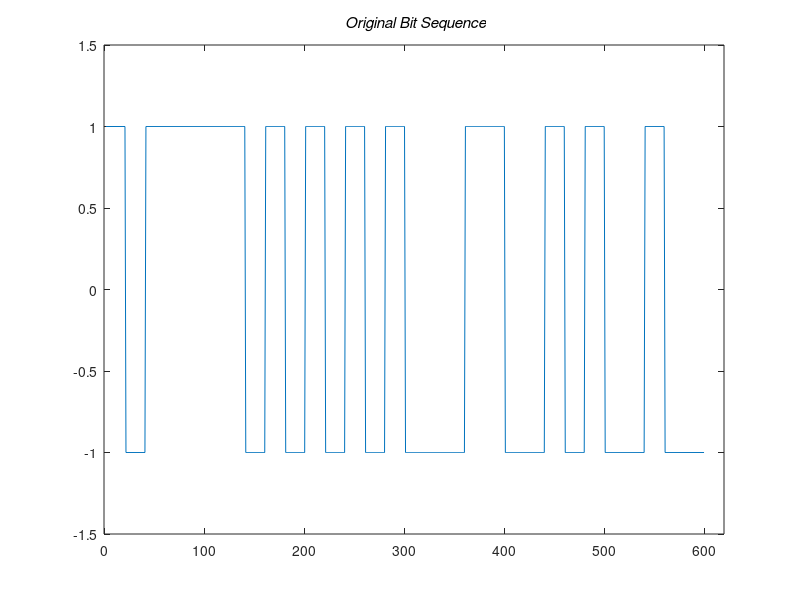
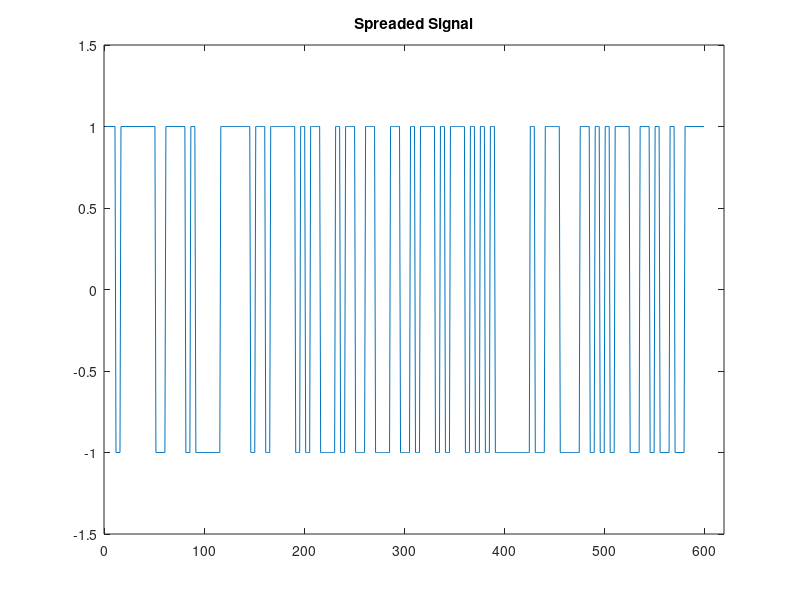
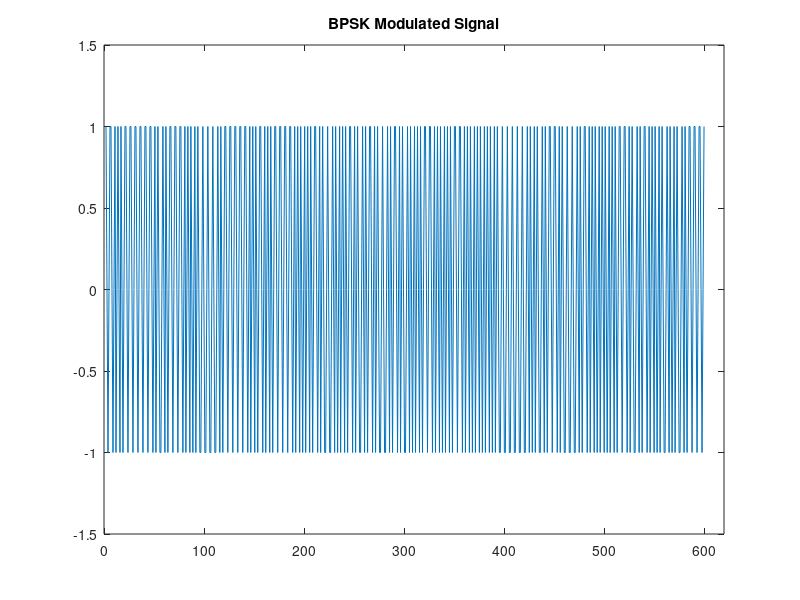
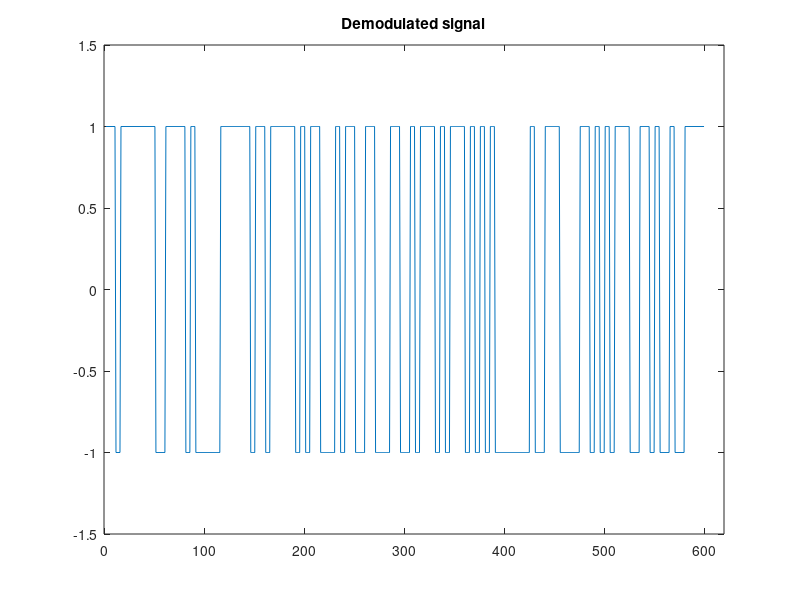

MATLAB code to generate these figures, in order:
%%%%%%%%%%%%%%%%%%%%%%%%%%%%%%%____TX___%%%%%%%%%%%%%%%%%%%%%%%%%%%%%%%%
%generating bit pattern
%each bit is actually 20 samples long
b = round (rand(1,30));
pattern= [];
for k= 1:30
    if b(1,k)==0
        sig = -ones(1,20);
    else 
        sig = ones(1,20);
    end
    pattern = [pattern sig]; 
end

%%
%plot main sig
figure(1);
plot(pattern);
axis ([-1 620 -1.5 1.5]); 
title('\bf\it Original Bit Sequence'); %what is each axis? %what is \bf\?
%% 
%Generating Pseudo Noise random bit pattern
d= round(rand(1,120));
pn_seq = []; 


for k=1:120
    if d(1,k)==0
        sig = -ones(1,5);
    else
        sig = ones(1,5);
    end
    pn_seq = [pn_seq sig];

end

%%
%spreading of seq
spreaded_sig = pattern .* pn_seq;
%%
%plot spreaded sig
figure(2);
plot(spreaded_sig);
axis ([-1 620 -1.5 1.5]);
title('Spreaded Signal');
%%
%BPSK Mod
carrier = [];
t = [0:2*pi/4:2*pi];
for k=1:120
    c = cos(t);
    carrier = [carrier c];
end

bpsk_sig = spreaded_sig .* carrier;
%%
%plot BPSK modulated sig
figure(3);
plot(bpsk_sig);
axis([-1 620 -1.5 1.5]);
title('BPSK Modulated Signal');
%%%%%%%%%%%%%%%%%%%%%%%%%%%%%%%____RX___%%%%%%%%%%%%%%%%%%%%%%%%%%%%%%%%
%%
%demodulate received sig
rx_sig = bpsk_sig .* carrier;
demod_sig = [];
for i=1:600
    if rx_sig(i)>=0
        rxs = 1;
    else
        rxs = -1;
    end
    demod_sig = [demod_sig rxs];
end
%%
%plot demodulated sig
figure(4);
plot(demod_sig);
axis([-1 620 -1.5 1.5]);
title('Demodulated signal');
%%
%de spread demodulated received sig
despread_sig = demod_sig .* pn_seq;
%%
%plot de-spreaded signal
figure(5);
plot(despread_sig);
axis([-1 620 -1.5 1.5]);
title('Despreaded data');
%%
